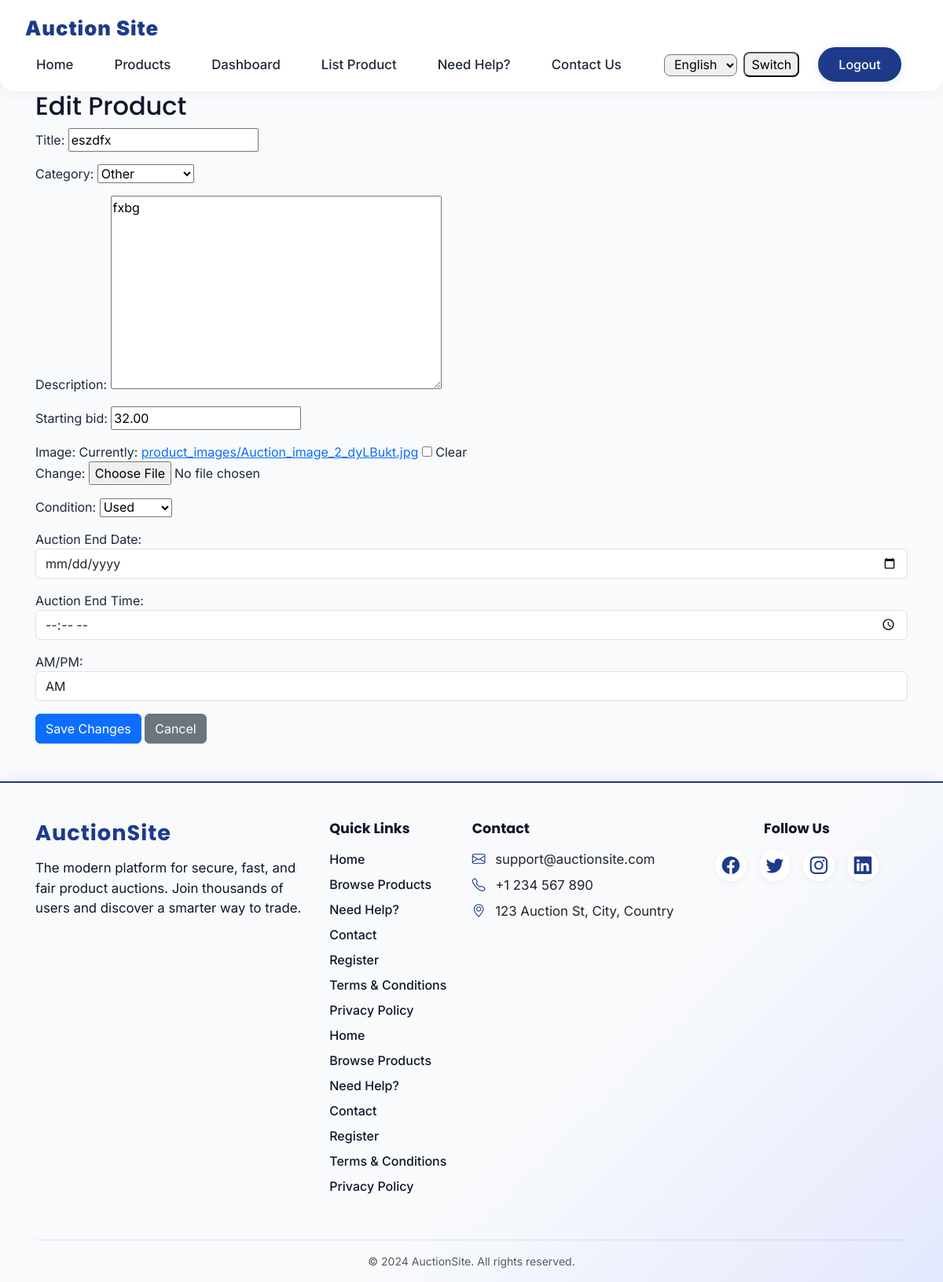
Screenshot of /dashboard/edit/1/ (signed in) with the database file from the repository.
### auctions/models.py (models this page shows, shortened)
class Product(models.Model):
    seller = models.ForeignKey(User, on_delete=models.CASCADE, related_name='products')
    title = models.CharField(max_length=255)
    description = models.TextField()
    starting_bid = models.DecimalField(max_digits=10, decimal_places=2)
    image = models.ImageField(upload_to='product_images/', blank=True, null=True)
    created_at = models.DateTimeField(auto_now_add=True)
    is_active = models.BooleanField(default=True)
    auction_end = models.DateTimeField()
    CATEGORY_CHOICES = [
        ('electronics', 'Electronics'),
        ('smartphones', 'Smartphones'),
        ('fashion', 'Fashion'),
        ('home', 'Home'),
        ('other', 'Other'),
    ]
    category = models.CharField(max_length=32, choices=CATEGORY_CHOICES, default='other')
    CONDITION_CHOICES = [
        ('new', 'New'),
        ('like_new', 'Like New'),
        ('used', 'Used'),
        ('for_parts', 'For Parts'),
    ]
    condition = models.CharField(max_length=20, choices=CONDITION_CHOICES, default='used')

### auctions/views.py (the view)
# urls.py: path('dashboard/edit/<int:pk>/', auction_views.edit_product, name='edit_product'),
@login_required
def edit_product(request, pk):
    product = get_object_or_404(Product, pk=pk, seller=request.user)
    if request.method == 'POST':
        form = ProductForm(request.POST, request.FILES, instance=product)
        if form.is_valid():
            form.save()
            messages.success(request, 'Product updated successfully!')
            return redirect('vendor_dashboard')
    else:
        form = ProductForm(instance=product)
    return render(request, 'auctions/edit_product.html', {'form': form, 'product': product})

### auctions/forms.py (shortened to what this page needs)
class ProductForm(forms.ModelForm):
    auction_end_date = forms.DateField(widget=forms.DateInput(attrs={'type': 'date', 'class': 'form-control'}), required=True, label='Auction End Date')
    auction_end_time = forms.TimeField(widget=forms.TimeInput(attrs={'type': 'time', 'class': 'form-control'}), required=True, label='Auction End Time')
    auction_end_ampm = forms.ChoiceField(choices=[('AM', 'AM'), ('PM', 'PM')], widget=forms.Select(attrs={'class': 'form-control'}), required=True, label='AM/PM')
    class Meta:
        model = Product
        fields = ['title', 'category', 'description', 'starting_bid', 'image', 'condition']

### auctions/templatetags/has_profile.py (called while the page is built)
@register.filter
def has_profile(user):
    return hasattr(user, 'profile')

### auctions/templates/auctions/edit_product.html (shortened to what this page needs)
{% extends 'auctions/base.html' %}
{% block content %}
    <h2>Edit Product</h2>
    <form method="post" enctype="multipart/form-data" class="mb-3">
        {{ form.as_p }}
        <button type="submit" class="btn btn-primary">Save Changes</button>
        <a href="{% url 'vendor_dashboard' %}" class="btn btn-secondary">Cancel</a>
    </form>
{% endblock %}

### static/css/style.css (style rules this page uses)
:root { --primary: #1E3A8A; --secondary: #F4C95D; --accent: #0F172A; --bg-light: #F8FAFC; --text-dark: #1E293B; --text-light: #F1F5F9; --success: #10B981; --warning: #F97316; --error: #EF4444; }
body { font-family: 'Inter', 'Poppins', Arial, sans-serif; background: var(--bg-light); color: var(--text-dark); margin: 0; padding: 0; min-height: 100vh; }
h1, h2, h3, h4, h5, h6 { font-family: 'Poppins', 'Inter', Arial, sans-serif; color: var(--accent); margin-top: 0; }
.btn { transition: transform 0.3s cubic-bezier(.4,0,.2,1), background 0.3s cubic-bezier(.4,0,.2,1), color 0.3s cubic-bezier(.4,0,.2,1); }
html, body { width: 100%; overflow-x: hidden; box-sizing: border-box; margin: 0; padding: 0; }
*, *:before, *:after { box-sizing: inherit; }
h1, h2, h3, h4, h5, h6 { word-break: break-word; }

### rows the page displays
Product: title "eszdfx", category "Other", description "fxbg", starting_bid "32.00", condition "Used"

### other values shown
{{ year|default:2024 }} "2024"
